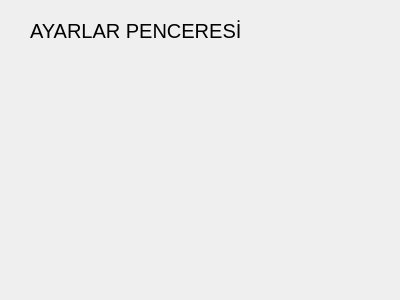
<?xml version="1.0" encoding="UTF-8"?>
<!-- ayarlarpenceresi.ui dosyası -->
<ui version="4.0">
 <class>Form</class>
 <widget class="QWidget" name="Form">
  <property name="geometry">
   <rect>
    <x>0</x>
    <y>0</y>
    <width>400</width>
    <height>300</height>
   </rect>
  </property>
  <property name="windowTitle">
   <string>Ayarlar</string>
  </property>
  <widget class="QLabel" name="label">
   <property name="geometry">
    <rect>
     <x>30</x>
     <y>20</y>
     <width>241</width>
     <height>21</height>
    </rect>
   </property>
   <property name="font">
    <font>
     <pointsize>15</pointsize>
    </font>
   </property>
   <property name="text">
    <string>AYARLAR PENCERESİ</string>
   </property>
  </widget>
 </widget>
 <resources/>
 <connections/>
</ui>
